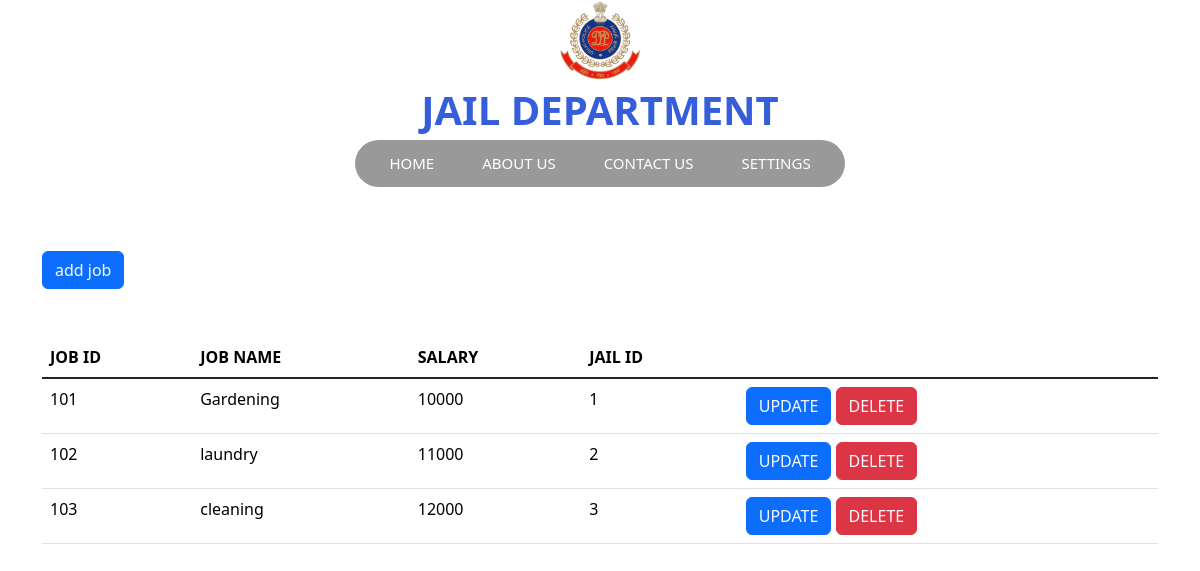
The app's page /display_job.php with its own data.
### tables this page shows
CREATE TABLE `job` (
  `JOB_ID` int(20) NOT NULL,
  `JOB_NAME` varchar(200) NOT NULL,
  `SALARY` int(20) NOT NULL,
  `JAIL_ID` int(20) NOT NULL
);

### display_job.php (the view, shortened to what this page needs)
<!doctype html>
<?php
     include 'connect.php';
?>
<html lang="en">
  <head>
    <link href="https://cdn.jsdelivr.net/npm/bootstrap@5.3.2/dist/css/bootstrap.min.css" rel="stylesheet">
</head>
  <body>
  <div>
    <center><img class="image" src="images/jail logo.png"></center>
    <div class="logo">JAIL DEPARTMENT</div>
    <div class="menu">
        <ul class="menu-bar">
            <a href="home.php"><li>HOME</li></a>
            <a href="about_us.php"><li>ABOUT US</li></a>
            <a href="contact_us.php"><li>CONTACT US</li></a>
            <li>SETTINGS</li>
      </ul>
     </div>
    </div>
    <div class="container">
        <button class="btn btn-primary my-5"><a href="job.php" class="text-light">add job</a></button>
    <table class="table">
    <thead>
        <tr>
        <th scope="col">JOB ID</th>
        <th scope="col">JOB NAME</th>
        <th scope="col">SALARY</th>
        <th scope="col">JAIL ID</th>
        </tr>
    </thead>
    <tbody class="table-group-divider">
        <?php
        $sql="Select * from `job`";
        $result=mysqli_query($con,$sql);
        if($result){
            while($row=mysqli_fetch_assoc($result)){
                $jo_id=$row['JOB_ID'];
                $jo_name=$row['JOB_NAME'];
                $salary=$row['SALARY'];
                $j_id=$row['JAIL_ID'];
                echo '
                <tr>
                <td>'.$jo_id.'</td>
                <td>'.$jo_name.'</td>
                <td>'.$salary.'</td>
                <td>'.$j_id.'</td>
                <td>
                    <button class="btn btn-primary"><a href="update_job.php?updateid='.$jo_id.'" class="text-light">UPDATE</a></button>
                    <button class="btn btn-danger"><a href="delete_job.php?deleteid='.$jo_id.'" class="text-light">DELETE</a></button>
                </td>
                </tr>';
            }
        }
        ?>
    </tbody>
    </table>
    </body>
</html>

### display_job.php (style rules this page uses)
a { text-decoration:none; color:white; }
.image { width:80px; height:80px; }
.logo { display: flex; justify-content: center; color:rgb(54, 93, 218); font-style: bold; font-weight: 700; padding-top:0px; font-size: 40px; font-family:system-ui, -apple-system, BlinkMacSystemFont, 'Segoe UI', Roboto, Oxygen, Ubuntu, Cantarell, 'Open Sans', 'Helvetica Neue', sans-serif; }
.menu { display: flex; justify-content: center; }
.menu-bar { border-radius: 25px; height: -webkit-fit-content; height: -moz-fit-content; height: fit-content; display: inline-flex; background-color: rgba(0, 0, 0, 0.4); -webkit-backdrop-filter: blur(10px); backdrop-filter: blur(10px); align-items: center; padding: 0 10px; }
.menu-bar li { list-style: none; color: white; font-family:system-ui, -apple-system, BlinkMacSystemFont, 'Segoe UI', Roboto, Oxygen, Ubuntu, Cantarell, 'Open Sans', 'Helvetica Neue', sans-serif; padding: 12px 16px; font-size:15px; margin: 0 8px; position: relative; cursor: pointer; white-space: nowrap; }
.menu-bar li::before { content: " "; position: absolute; top: 0; left: 0; height: 100%; width: 100%; z-index: -1; transition: 0.2s; border-radius: 25px; }

### records on screen
job: JOB_ID "101", JOB_NAME "Gardening", SALARY "10000", JAIL_ID "1"
job: JOB_ID "102", JOB_NAME "laundry", SALARY "11000", JAIL_ID "2"
job: JOB_ID "103", JOB_NAME "cleaning", SALARY "12000", JAIL_ID "3"
